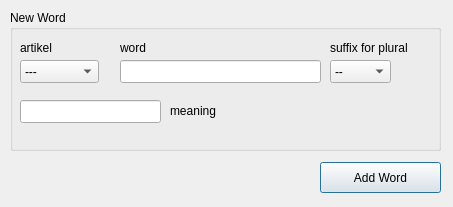
<?xml version="1.0" encoding="UTF-8"?>
<ui version="4.0">
 <class>DialogAddWord</class>
 <widget class="QDialog" name="DialogAddWord">
  <property name="geometry">
   <rect>
    <x>0</x>
    <y>0</y>
    <width>453</width>
    <height>207</height>
   </rect>
  </property>
  <property name="windowTitle">
   <string>Dialog</string>
  </property>
  <widget class="QGroupBox" name="groupBox">
   <property name="geometry">
    <rect>
     <x>10</x>
     <y>10</y>
     <width>431</width>
     <height>141</height>
    </rect>
   </property>
   <property name="title">
    <string>New Word</string>
   </property>
   <widget class="QLabel" name="label">
    <property name="geometry">
     <rect>
      <x>10</x>
      <y>30</y>
      <width>57</width>
      <height>15</height>
     </rect>
    </property>
    <property name="text">
     <string>artikel</string>
    </property>
   </widget>
   <widget class="QComboBox" name="comboBoxArtikel">
    <property name="geometry">
     <rect>
      <x>10</x>
      <y>50</y>
      <width>79</width>
      <height>23</height>
     </rect>
    </property>
    <property name="currentText">
     <string>---</string>
    </property>
    <item>
     <property name="text">
      <string>---</string>
     </property>
    </item>
    <item>
     <property name="text">
      <string>der</string>
     </property>
    </item>
    <item>
     <property name="text">
      <string>die</string>
     </property>
    </item>
    <item>
     <property name="text">
      <string>das</string>
     </property>
    </item>
   </widget>
   <widget class="QLabel" name="label_2">
    <property name="geometry">
     <rect>
      <x>110</x>
      <y>30</y>
      <width>57</width>
      <height>15</height>
     </rect>
    </property>
    <property name="text">
     <string>word</string>
    </property>
   </widget>
   <widget class="QLineEdit" name="lineEditWord">
    <property name="geometry">
     <rect>
      <x>110</x>
      <y>50</y>
      <width>201</width>
      <height>23</height>
     </rect>
    </property>
   </widget>
   <widget class="QLabel" name="label_3">
    <property name="geometry">
     <rect>
      <x>320</x>
      <y>30</y>
      <width>111</width>
      <height>16</height>
     </rect>
    </property>
    <property name="text">
     <string>suffix for plural</string>
    </property>
   </widget>
   <widget class="QComboBox" name="comboBoxSuffix">
    <property name="geometry">
     <rect>
      <x>320</x>
      <y>50</y>
      <width>61</width>
      <height>23</height>
     </rect>
    </property>
    <item>
     <property name="text">
      <string>--</string>
     </property>
    </item>
    <item>
     <property name="text">
      <string>-</string>
     </property>
    </item>
    <item>
     <property name="text">
      <string>-s</string>
     </property>
    </item>
    <item>
     <property name="text">
      <string>-n</string>
     </property>
    </item>
    <item>
     <property name="text">
      <string>-e</string>
     </property>
    </item>
    <item>
     <property name="text">
      <string>-(n)en</string>
     </property>
    </item>
    <item>
     <property name="text">
      <string>&quot;-e</string>
     </property>
    </item>
    <item>
     <property name="text">
      <string>&quot;-er</string>
     </property>
    </item>
   </widget>
   <widget class="QLineEdit" name="lineEditMeaning">
    <property name="geometry">
     <rect>
      <x>10</x>
      <y>90</y>
      <width>141</width>
      <height>23</height>
     </rect>
    </property>
   </widget>
   <widget class="QLabel" name="label_4">
    <property name="geometry">
     <rect>
      <x>160</x>
      <y>90</y>
      <width>61</width>
      <height>21</height>
     </rect>
    </property>
    <property name="text">
     <string>meaning</string>
    </property>
   </widget>
  </widget>
  <widget class="QPushButton" name="pushButtonAddWord">
   <property name="geometry">
    <rect>
     <x>320</x>
     <y>162</y>
     <width>121</width>
     <height>31</height>
    </rect>
   </property>
   <property name="text">
    <string>Add Word</string>
   </property>
  </widget>
 </widget>
 <resources/>
 <connections/>
</ui>
